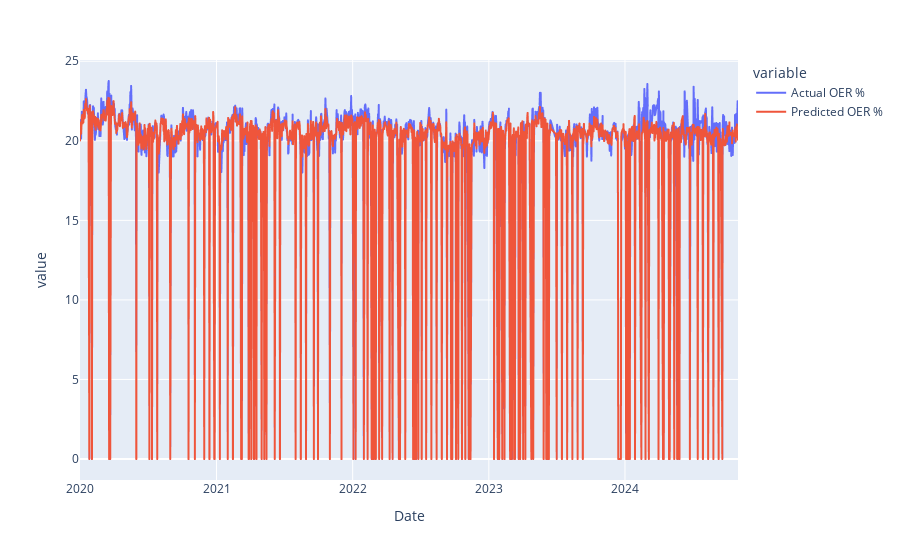

The code cell stored with this chart in its notebook:
### Code cell
zir_trained = train_model(zir, X_train, y_train, X_test, y_test, X, y)

### Figure 1 — Plotly figure (JSON) as saved in the notebook; plotly's stock layout.template omitted (floating-point values rounded to 4 significant figures; data arrays with more than 128 entries replaced by an {"elided": "..."} marker saying what was removed)
{"data": [{"hovertemplate": "variable=Actual OER %<br>Date=%{x}<br>value=%{y}<extra></extra>", "legendgroup": "Actual OER %", "line": {"color": "#636efa", "dash": "solid"}, "marker": {"symbol": "circle"}, "mode": "lines", "name": "Actual OER %", "showlegend": true, "type": "scattergl", "x": {"elided": "1546 str values"}, "xaxis": "x", "y": {"elided": "1546 float values"}, "yaxis": "y"}, {"hovertemplate": "variable=Predicted OER %<br>Date=%{x}<br>value=%{y}<extra></extra>", "legendgroup": "Predicted OER %", "line": {"color": "#EF553B", "dash": "solid"}, "marker": {"symbol": "circle"}, "mode": "lines", "name": "Predicted OER %", "showlegend": true, "type": "scattergl", "x": {"elided": "1546 str values"}, "xaxis": "x", "y": {"elided": "1546 float values"}, "yaxis": "y"}], "layout": {"legend": {"title": {"text": "variable"}, "tracegroupgap": 0}, "margin": {"t": 60}, "xaxis": {"anchor": "y", "domain": [0, 1], "title": {"text": "Date"}}, "yaxis": {"anchor": "x", "domain": [0, 1], "title": {"text": "value"}}}}
